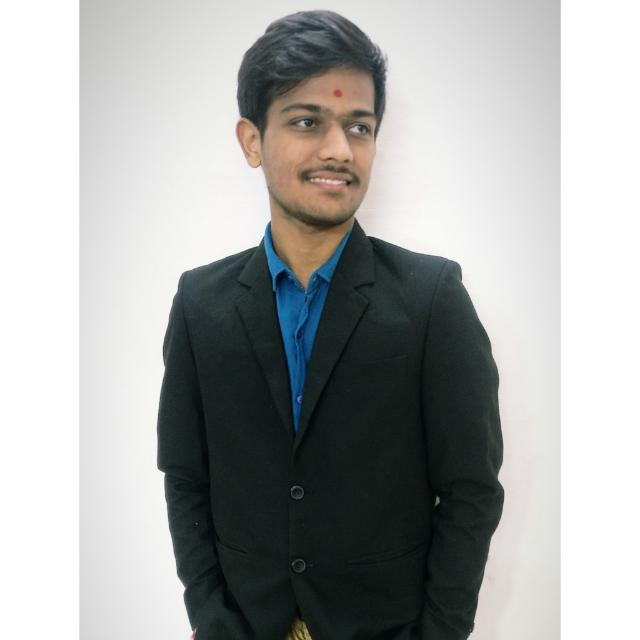
#> input picture resources/1.jpg, 640 x 640 px
$ python 01-basic.py
#> lines starting #> are read from the running program, lines starting #| are printed output that depends on the picture; after the words box and inside, x2 and y2 are one past the last pixel; in counts of white or black regions, pixels touching at a corner belong together
import numpy as np
import cv2


# path fo image
path = "../resources/1.jpg"

# Setting Font
font = cv2.FONT_HERSHEY_COMPLEX

# reading grayscale image
img = cv2.imread(path, 0)
#> img: shape (640, 640); min 0, max 255, mean 168.6

# Threshold
# If value < 127, pixel is 0
# If value > 127, pixel is 200

# Thresh Binary
ret, thresh1 = cv2.threshold(img, 127, 200, cv2.THRESH_BINARY)
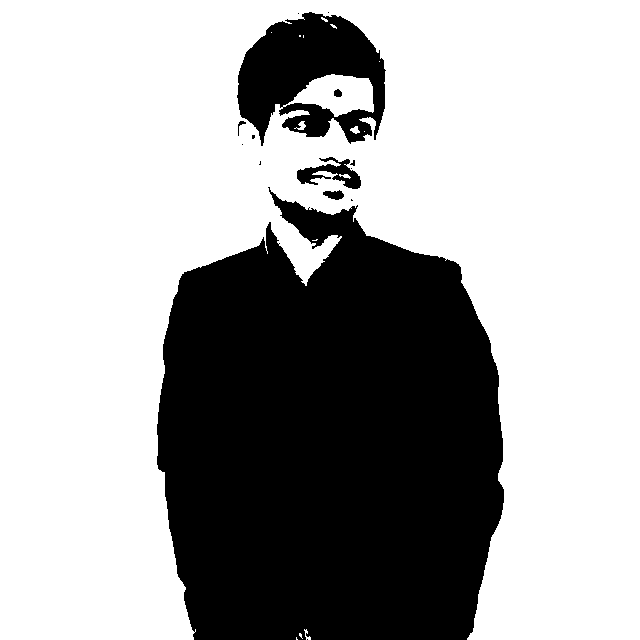
#> thresh1: shape (640, 640); values 0 (black) and 200 (white), 66.3% white; 15 black regions (9 under 20 px), largest, box (x1, y1, x2, y2) and area: (157, 187, 504, 640) 124767, (237, 12, 386, 146) 11940, (297, 157, 361, 189) 899, (323, 190, 344, 200) 139, (334, 89, 342, 97) 51, (238, 121, 246, 136) 34
cv2.putText(thresh1, "Binary Image", (50, 50), font, 1.8, (127), 3)
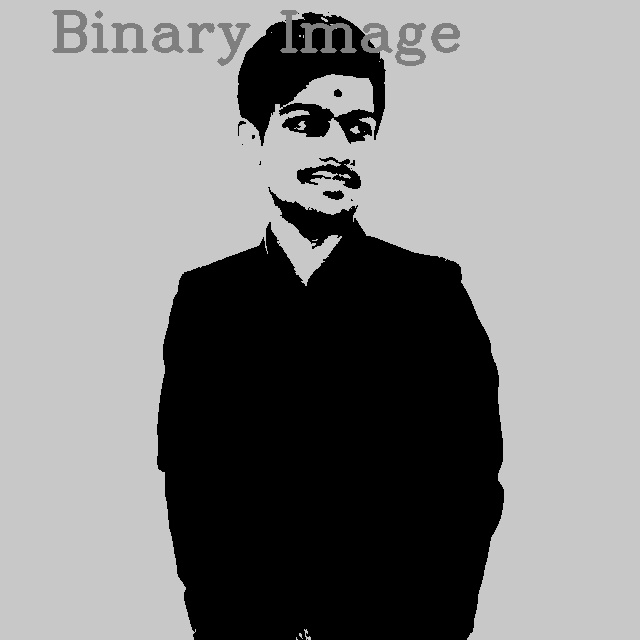
#> thresh1: shape (640, 640); 1.49% of pixels changed, all inside (x1, y1, x2, y2) = (52, 10, 460, 66)
# cv2.imshow("image1", thresh1)


# Thresh Binary Inverse
ret, thresh2 = cv2.threshold(img, 127, 200, cv2.THRESH_BINARY_INV)
cv2.putText(thresh2, "Binary Image Inv", (50, 50), font, 1.8, (127), 3)
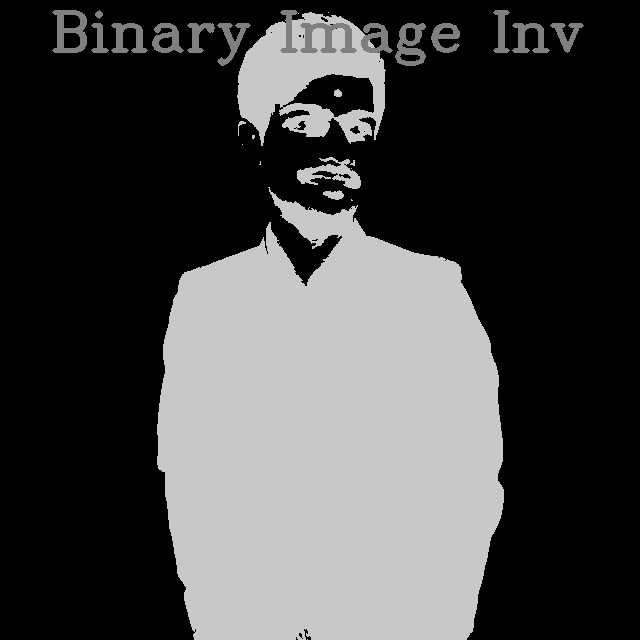
#> thresh2: shape (640, 640); min 0, max 200, mean 69
# cv2.imshow("image2", thresh2)


# Thresh Binary Trunc
# Values less than 127 will not change,
# and values more than 127 will be 127
ret, thresh3 = cv2.threshold(img, 127, 255, cv2.THRESH_TRUNC)
cv2.putText(thresh3, "Trunc", (50, 50), font, 1.8, (0), 3)
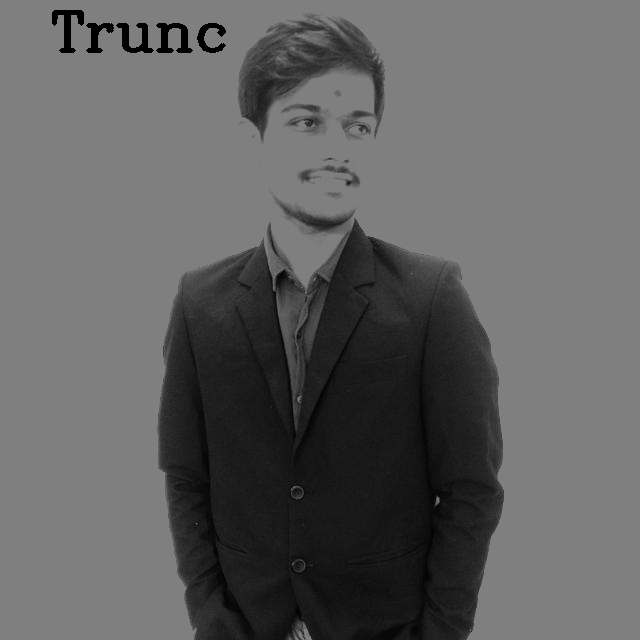
#> thresh3: shape (640, 640); min 0, max 127, mean 96.6
# cv2.imshow("image3", thresh3)


# thresh to zero INverse
# Values more than 127 will be 0
# and values less than 127 will be same
ret, thresh4 = cv2.threshold(img, 127, 255, cv2.THRESH_TOZERO)
cv2.putText(thresh4, "To Zero", (50, 50), font, 1.8, (127), 3)
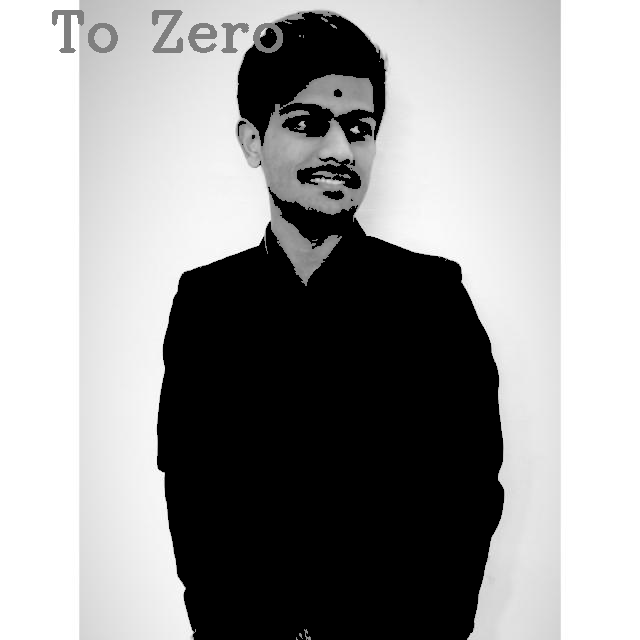
#> thresh4: shape (640, 640); min 0, max 255, mean 154.9
# cv2.imshow("image4", thresh4)


ret, thresh5 = cv2.threshold(img, 127, 255, cv2.THRESH_TOZERO_INV)
cv2.putText(thresh5, "To Zero Inv", (50, 50), font, 1.8, (127), 3)
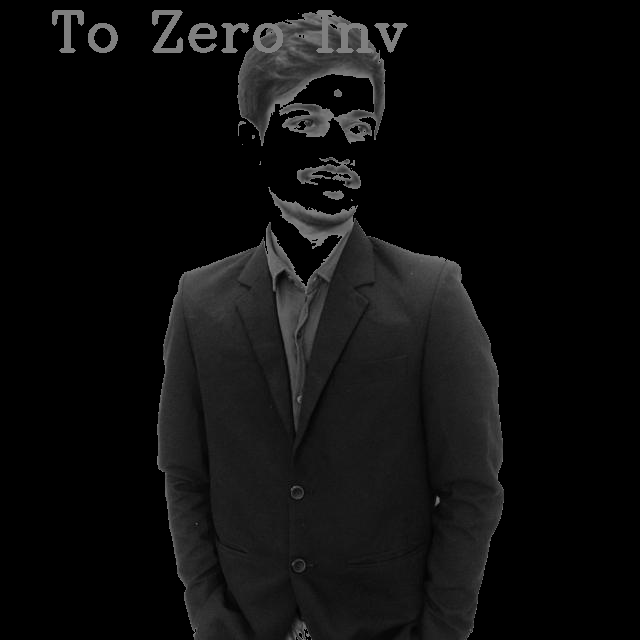
#> thresh5: shape (640, 640); min 0, max 127, mean 14.2
# cv2.imshow("image5", thresh5)

print(ret)

cv2.putText(img, "Original", (50, 50), font, 1.8, (127), 3)
#> img: shape (640, 640); min 0, max 255, mean 167.8

hori1 = np.concatenate((img, thresh1, thresh2), axis=1)
hori2 = np.concatenate((thresh3, thresh4, thresh5), axis=1)
vertical = np.concatenate((hori1, hori2), axis=0)
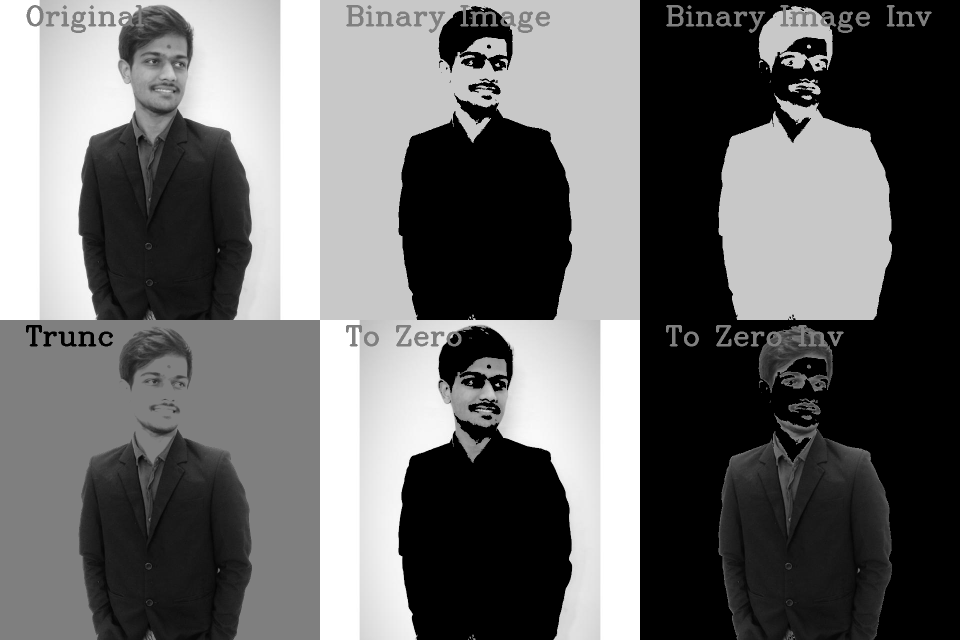
#> vertical: shape (1280, 1920) (shown at 1/2 size); min 0, max 255, mean 105.8

cv2.namedWindow("Display Frame", cv2.WINDOW_NORMAL)
cv2.resizeWindow("Display Frame", 1200, 800)
cv2.imshow("Display Frame", vertical)


# Saving Image
cv2.imwrite("Simple.jpg", vertical)

cv2.waitKey(0)
cv2.destroyAllWindows()

$ run again, with resources/2.jpg copied over resources/1.jpg
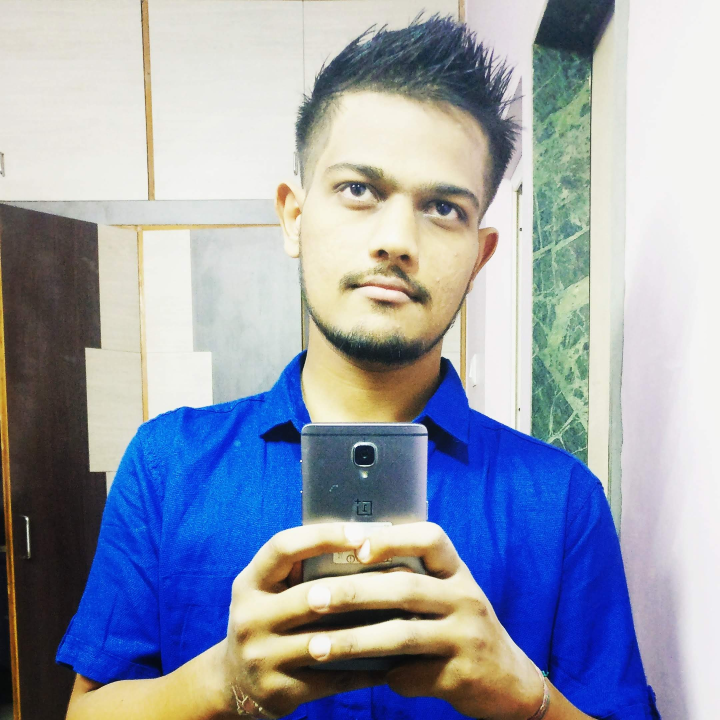
#> input picture resources/2.jpg, 2160 x 2160 px (shown at 1/3 size)
#> `cv2.putText(thresh5, "To Zero Inv", (50, 50), font, 1.8, (127), 3)`:
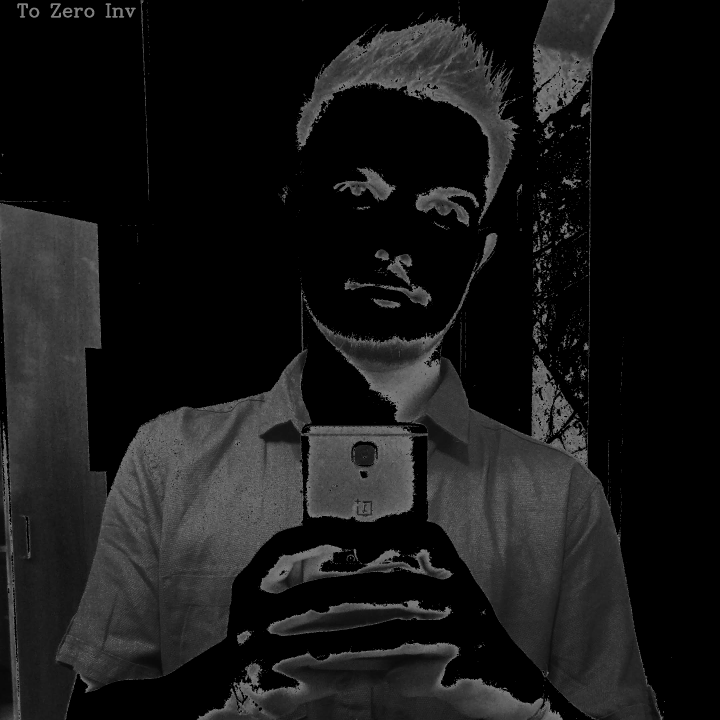
#> thresh5: shape (2160, 2160) (shown at 1/3 size); min 0, max 127, mean 24.1
#> `vertical = np.concatenate((hori1, hori2), axis=0)`:
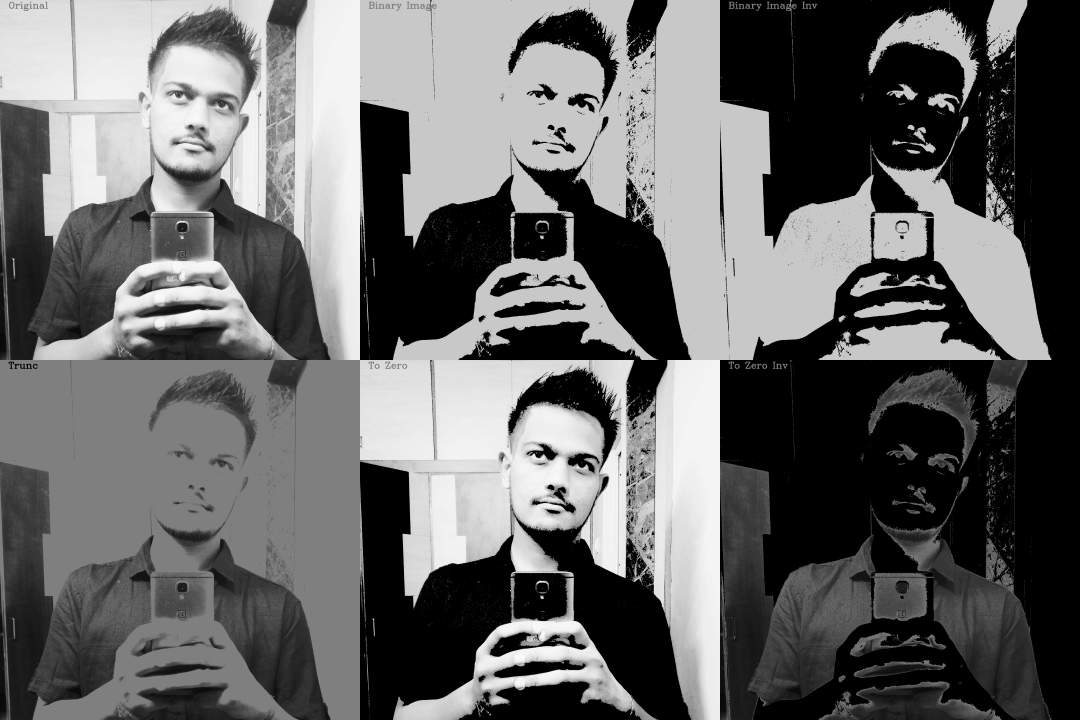
#> vertical: shape (4320, 6480) (shown at 1/6 size); min 0, max 255, mean 102.9

$ run again, with resources/4.jpg copied over resources/1.jpg
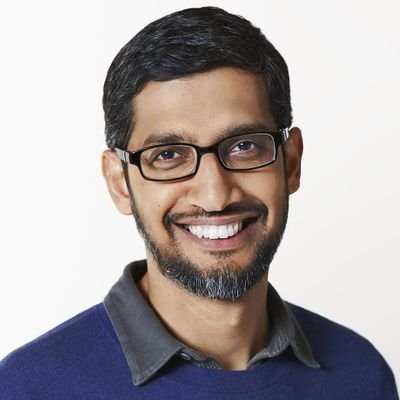
#> input picture resources/4.jpg, 400 x 400 px
#> `cv2.putText(thresh5, "To Zero Inv", (50, 50), font, 1.8, (127), 3)`:
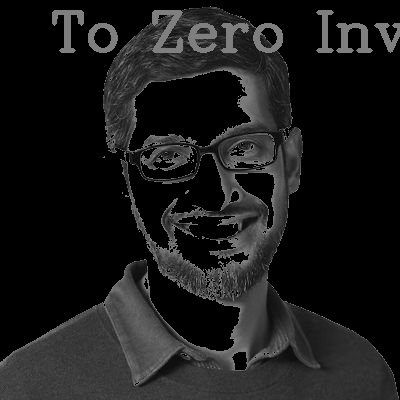
#> thresh5: shape (400, 400); min 0, max 127, mean 25.9
#> `vertical = np.concatenate((hori1, hori2), axis=0)`:
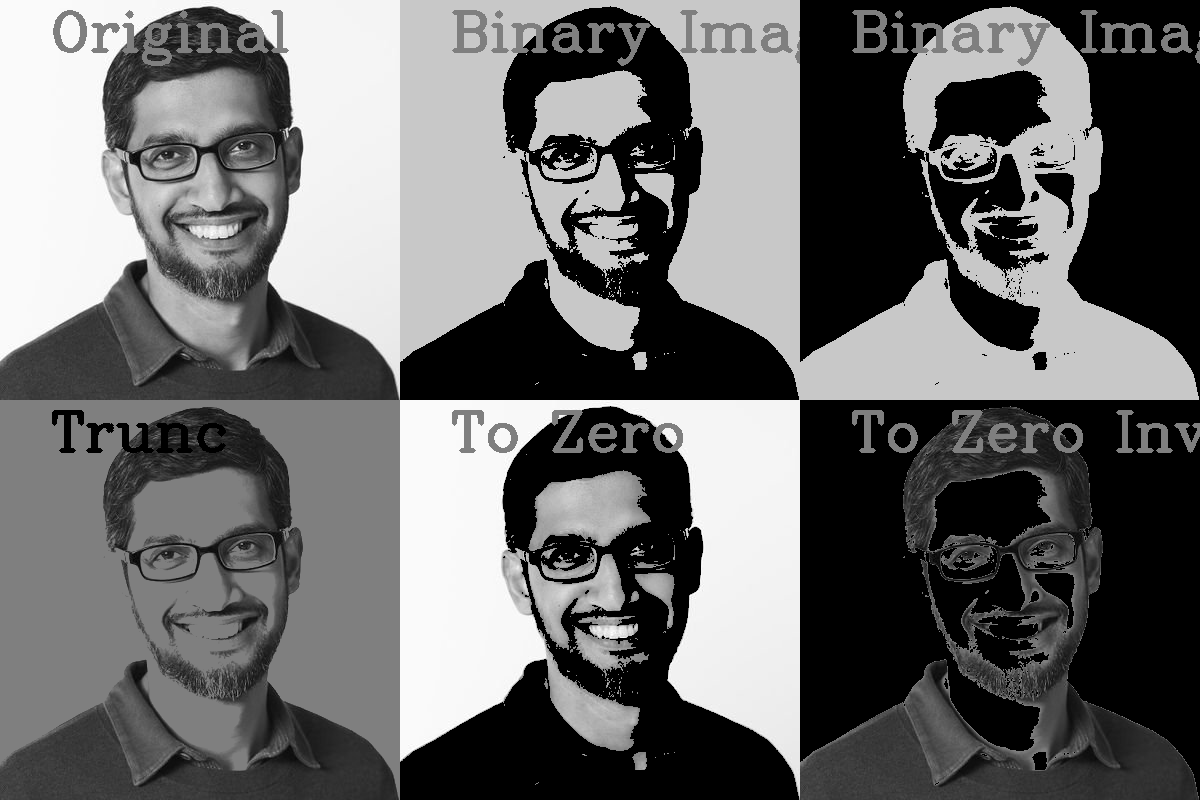
#> vertical: shape (800, 1200); min 0, max 255, mean 106.2

$ run again, with resources/6.jpg copied over resources/1.jpg
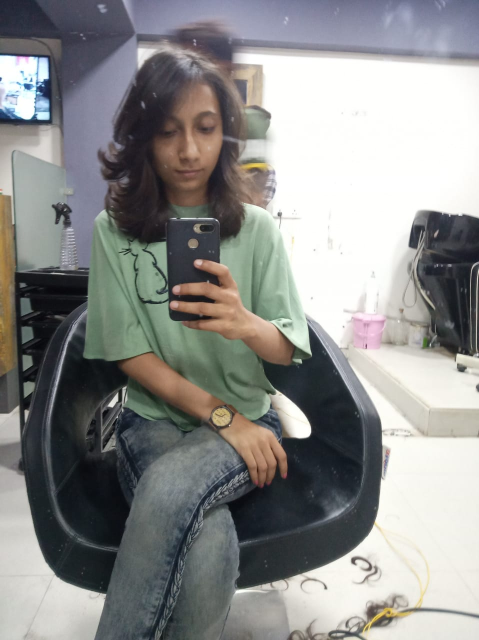
#> input picture resources/6.jpg, 958 x 1280 px (shown at 1/2 size)
#> `vertical = np.concatenate((hori1, hori2), axis=0)`:
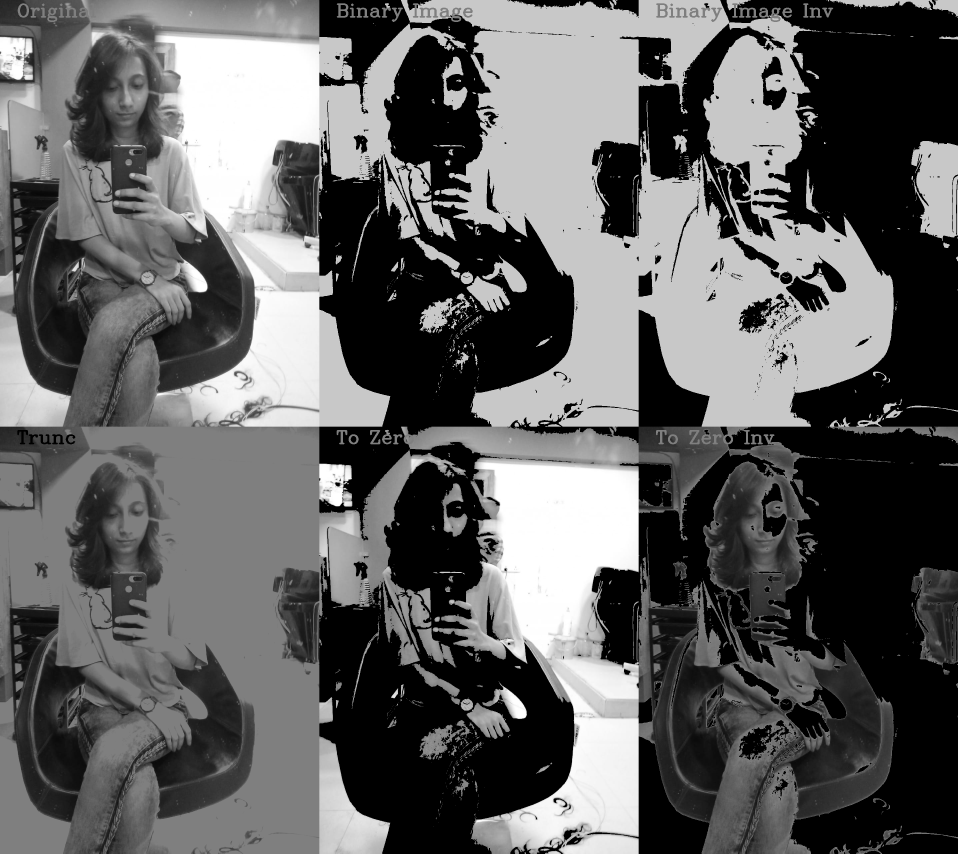
#> vertical: shape (2560, 2874) (shown at 1/3 size); min 0, max 255, mean 97
